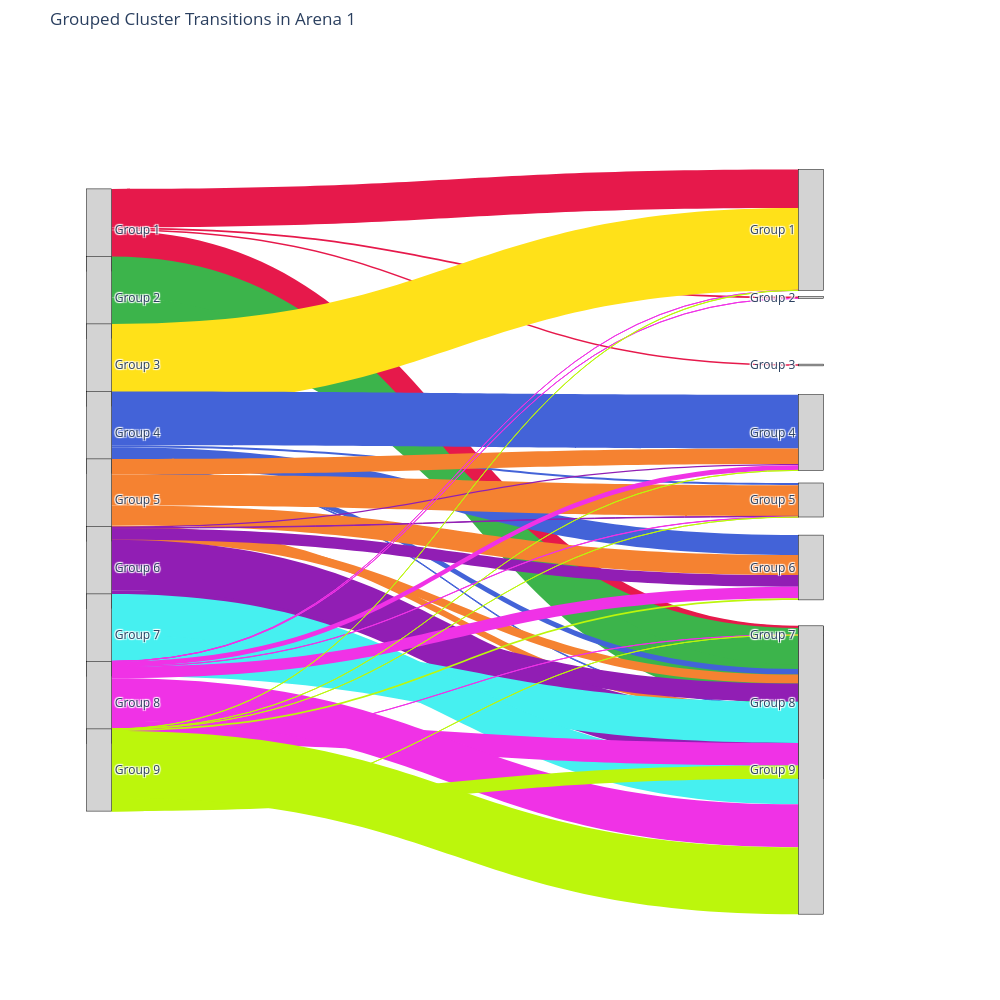
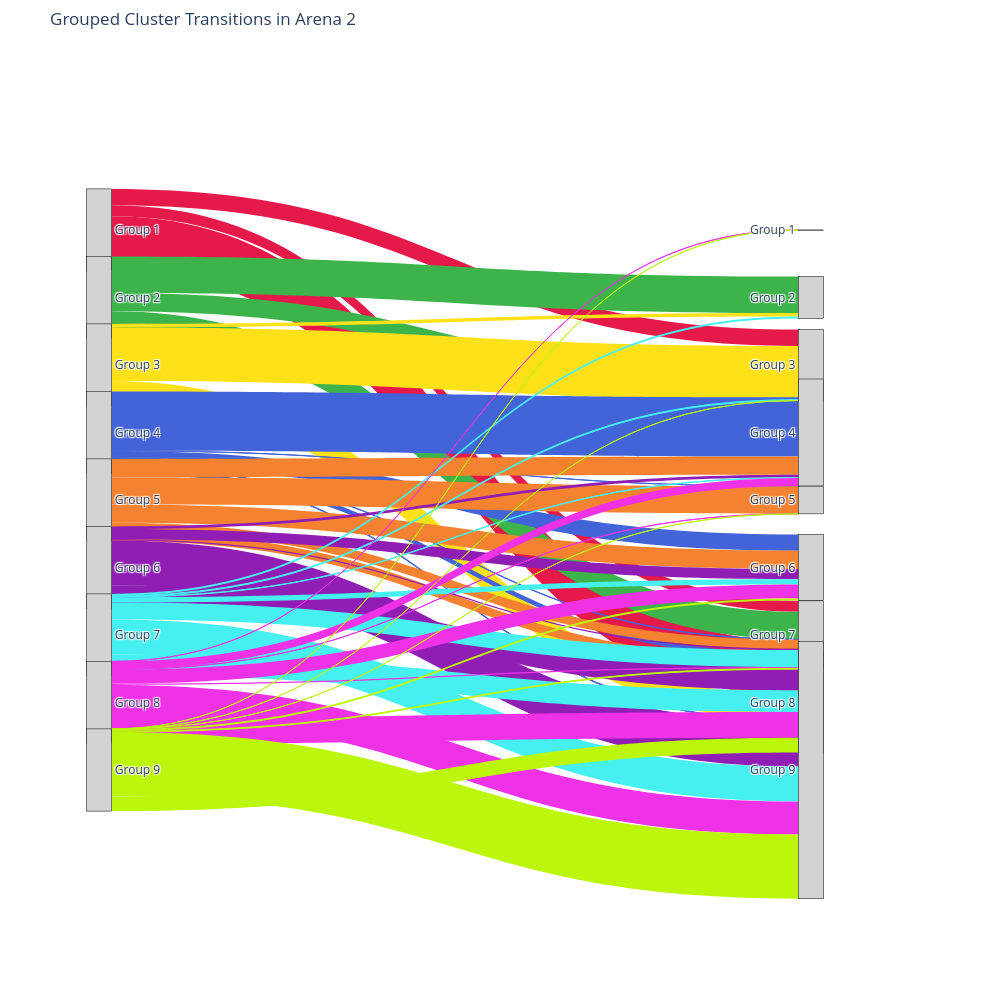
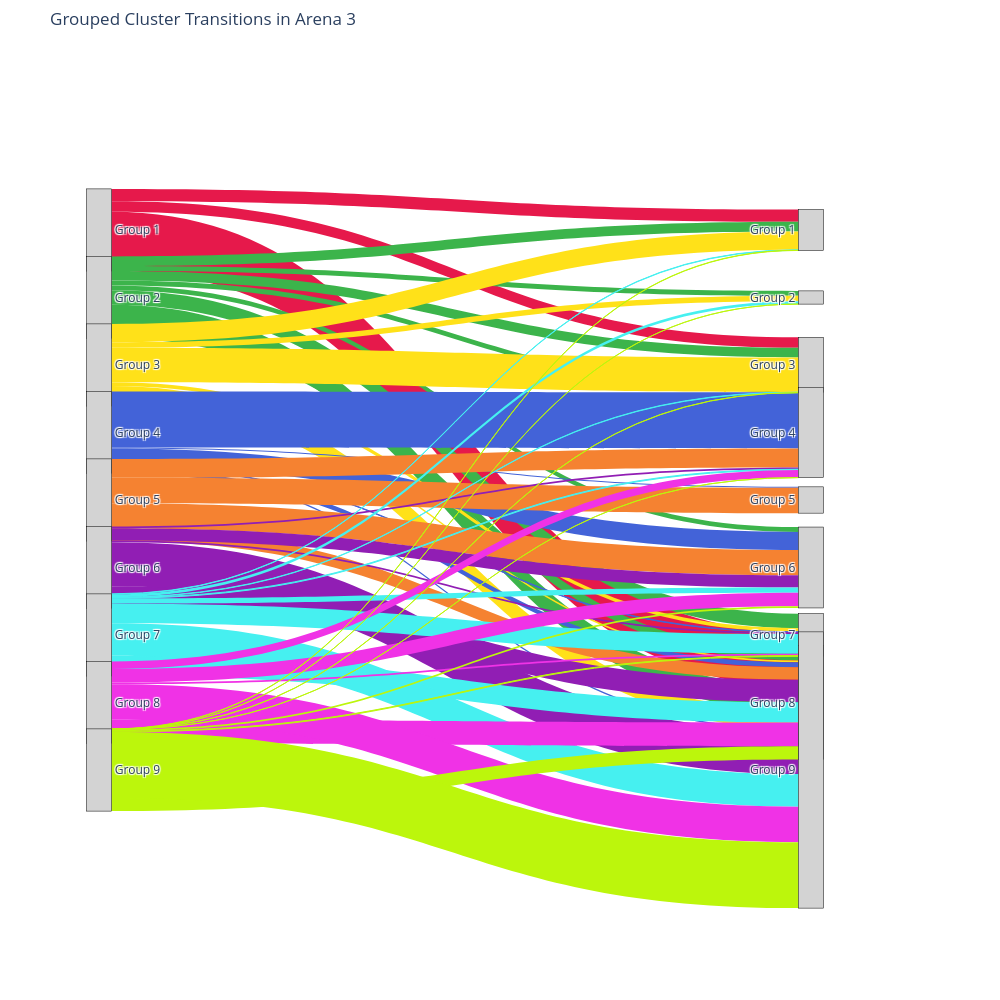
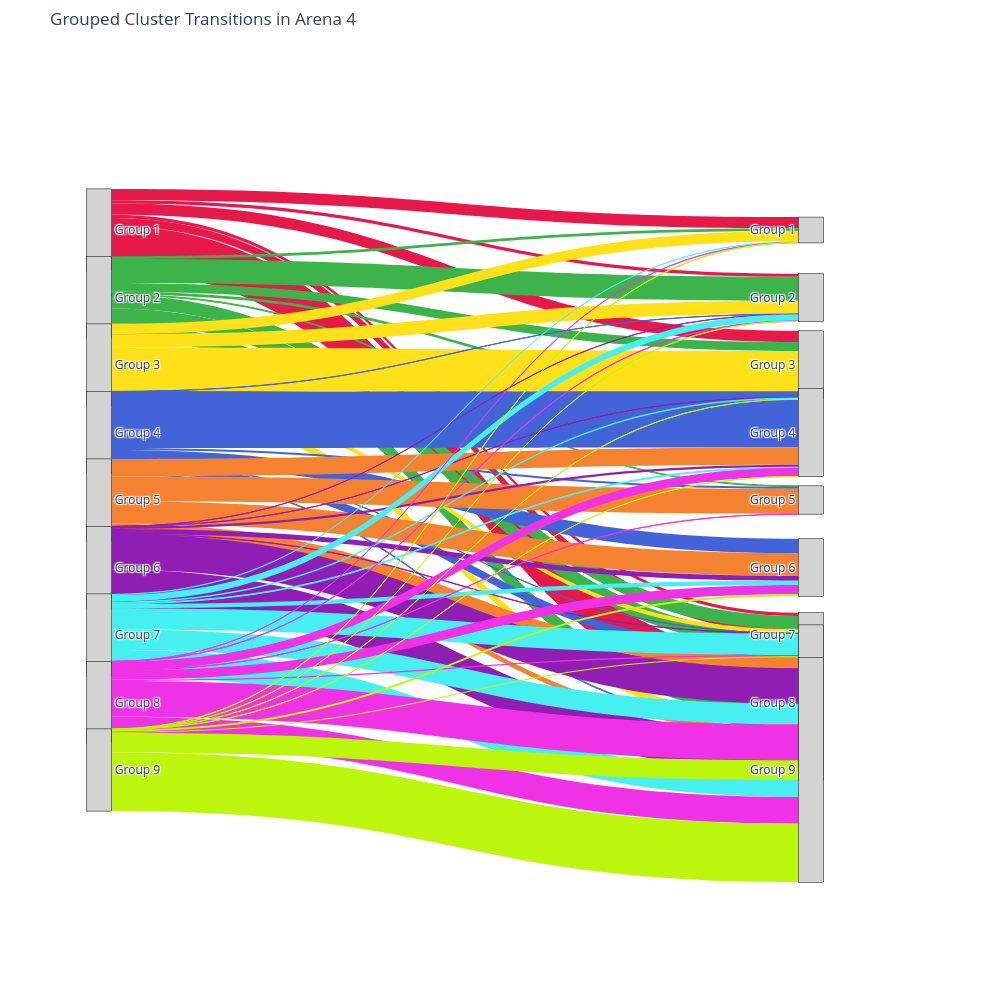

These figures' notebook cell, in order:
### Code cell
all_data_path = pd.read_csv(os.path.join(arena_data_dir, 'arena_clusters.csv'))
group_path = pd.read_csv(os.path.join(arena_data_dir, '428_arena_grouped_clusters.csv'))

arena_bins = [0, 12000, 24000, 36000, 48000, 60000]
arena_labels = ['Arena 1', 'Arena 2', 'Arena 3', 'Arena 4', 'Arena 5']
data['Arena'] = pd.cut(data.index, bins=arena_bins, labels=arena_labels, right=False)

custom_colors = [
    "#e6194b", "#3cb44b", "#ffe119", "#4363d8", "#f58231", "#911eb4", "#46f0f0", "#f032e6",
    "#bcf60c", "#fabebe", "#008080", "#e6beff", "#9a6324", "#fffac8", "#800000", "#aaffc3",
    "#808000", "#ffd8b1", "#000075", "#80F080", "#00FFF5", "#000000", "#ff4500", "#32cd32"
]

group_list = sorted(grouped_clusters['Group'].dropna().unique())
color_map = {int(group): custom_colors[i % len(custom_colors)] for i, group in enumerate(group_list)}

def map_grouped_clusters(df):
    return df.merge(grouped_clusters[['Cluster', 'Group']], left_on='Cluster Index', right_on='Cluster', how='left')

def create_grouped_sankey_plot(data, arena_name):
    data = map_grouped_clusters(data)
    data['Next_Group'] = data['Group'].shift(-1)
    data = data.dropna(subset=['Group', 'Next_Group'])

    data['Group'] = data['Group'].astype(int)
    data['Next_Group'] = data['Next_Group'].astype(int)

    unique_groups = sorted(set(data['Group']).union(set(data['Next_Group'])))
    group_labels = [f"Group {g}" for g in unique_groups]
    label_indices = {f"Group {g}": i for i, g in enumerate(unique_groups)}
    n = len(unique_groups)

    transition_counts = data.groupby(['Group', 'Next_Group']).size().unstack(fill_value=0)
    transition_probs = transition_counts.div(transition_counts.sum(axis=1), axis=0)

    source, target, values, colors = [], [], [], []

    for src in transition_probs.index:
        for tgt in transition_probs.columns:
            prob = transition_probs.at[src, tgt]
            if prob > 0:
                src_label = f"Group {src}"
                tgt_label = f"Group {tgt}"
                source.append(label_indices[src_label])
                target.append(label_indices[tgt_label] + n)
                values.append(prob)
                colors.append(color_map[src])

    scale = 0.6 
    offset = (1 - scale) / 2 
    y_values = [offset + scale * (i / (n - 1)) for i in range(n)] if n > 1 else [0.5]
    vertical_shift = -0.03 
    y_positions = y_values * 2



    x_positions = [0.1] * n + [0.9] * n

    fig = go.Figure(go.Sankey(
        node=dict(
            pad=20,
            thickness=25,
            line=dict(color="black", width=0.5),
            label=group_labels * 2,
            color="lightgray",
            x=x_positions,
            y=y_positions
        ),
        link=dict(
            source=source,
            target=target,
            value=values,
            color=colors
        )
    ))

    fig.update_layout(
        title_text=f"Grouped Cluster Transitions in {arena_name}",
        font_size=12,
        height=1000,
        width=1000,
        margin=dict(l=10, r=100, t=50, b=50) 
    )

    fig.show()


for arena in data['Arena'].dropna().unique():
    create_grouped_sankey_plot(data[data['Arena'] == arena], arena)

create_grouped_sankey_plot(data, "All Arenas")

### Figure 1 — Plotly figure (JSON) as saved in the notebook; plotly's stock layout.template omitted (floating-point values rounded to 4 significant figures)
{"data": [{"link": {"color": ["#e6194b", "#e6194b", "#e6194b", "#e6194b", "#e6194b", "#3cb44b", "#3cb44b", "#ffe119", "#4363d8", "#4363d8", "#4363d8", "#4363d8", "#4363d8", "#f58231", "#f58231", "#f58231", "#f58231", "#f58231", "#911eb4", "#911eb4", "#911eb4", "#911eb4", "#911eb4", "#46f0f0", "#46f0f0", "#f032e6", "#f032e6", "#f032e6", "#f032e6", "#f032e6", "#f032e6", "#f032e6", "#f032e6", "#bcf60c", "#bcf60c", "#bcf60c", "#bcf60c", "#bcf60c", "#bcf60c", "#bcf60c"], "source": [0, 0, 0, 0, 0, 1, 1, 2, 3, 3, 3, 3, 3, 4, 4, 4, 4, 4, 5, 5, 5, 5, 5, 6, 6, 7, 7, 7, 7, 7, 7, 7, 7, 8, 8, 8, 8, 8, 8, 8], "target": [9, 10, 11, 16, 17, 16, 17, 9, 12, 13, 14, 16, 17, 12, 13, 14, 16, 17, 12, 13, 14, 16, 17, 16, 17, 9, 10, 12, 13, 14, 15, 16, 17, 9, 12, 13, 14, 15, 16, 17], "value": [0.4681, 0.02128, 0.02128, 0.02128, 0.4681, 0.5, 0.5, 1, 0.654, 0.02679, 0.2433, 0.06696, 0.008929, 0.1892, 0.3784, 0.2432, 0.1081, 0.08108, 0.01576, 0.005731, 0.1418, 0.2235, 0.6132, 0.5, 0.5, 0.0004613, 0.0004613, 0.06181, 0.002768, 0.1384, 0.0004613, 0.2754, 0.5203, 0.002676, 0.000349, 0.0001163, 0.02117, 0.0001163, 0.1603, 0.8153]}, "node": {"color": "lightgray", "label": ["Group 1", "Group 2", "Group 3", "Group 4", "Group 5", "Group 6", "Group 7", "Group 8", "Group 9", "Group 1", "Group 2", "Group 3", "Group 4", "Group 5", "Group 6", "Group 7", "Group 8", "Group 9"], "line": {"color": "black", "width": 0.5}, "pad": 20, "thickness": 25, "x": [0.1, 0.1, 0.1, 0.1, 0.1, 0.1, 0.1, 0.1, 0.1, 0.9, 0.9, 0.9, 0.9, 0.9, 0.9, 0.9, 0.9, 0.9], "y": [0.2, 0.275, 0.35, 0.425, 0.5, 0.575, 0.65, 0.725, 0.8, 0.2, 0.275, 0.35, 0.425, 0.5, 0.575, 0.65, 0.725, 0.8]}, "type": "sankey"}], "layout": {"font": {"size": 12}, "height": 1000, "margin": {"b": 50, "l": 10, "r": 100, "t": 50}, "title": {"text": "Grouped Cluster Transitions in Arena 1"}, "width": 1000}}

### Figure 2 — Plotly figure (JSON) as saved in the notebook; plotly's stock layout.template omitted (floating-point values rounded to 4 significant figures)
{"data": [{"link": {"color": ["#e6194b", "#e6194b", "#e6194b", "#3cb44b", "#3cb44b", "#3cb44b", "#ffe119", "#ffe119", "#ffe119", "#4363d8", "#4363d8", "#4363d8", "#4363d8", "#4363d8", "#4363d8", "#f58231", "#f58231", "#f58231", "#f58231", "#f58231", "#911eb4", "#911eb4", "#911eb4", "#911eb4", "#911eb4", "#46f0f0", "#46f0f0", "#46f0f0", "#46f0f0", "#46f0f0", "#46f0f0", "#46f0f0", "#f032e6", "#f032e6", "#f032e6", "#f032e6", "#f032e6", "#f032e6", "#f032e6", "#bcf60c", "#bcf60c", "#bcf60c", "#bcf60c", "#bcf60c", "#bcf60c", "#bcf60c"], "source": [0, 0, 0, 1, 1, 1, 2, 2, 2, 3, 3, 3, 3, 3, 3, 4, 4, 4, 4, 4, 5, 5, 5, 5, 5, 6, 6, 6, 6, 6, 6, 6, 7, 7, 7, 7, 7, 7, 7, 8, 8, 8, 8, 8, 8, 8], "target": [11, 15, 17, 10, 12, 15, 10, 11, 17, 12, 13, 14, 15, 16, 17, 12, 13, 14, 15, 16, 12, 14, 15, 16, 17, 10, 11, 12, 14, 15, 16, 17, 9, 12, 13, 14, 15, 16, 17, 9, 11, 13, 14, 15, 16, 17], "value": [0.2, 0.1333, 0.6667, 0.4444, 0.2222, 0.3333, 0.04348, 0.6522, 0.3043, 0.7215, 0.002018, 0.1988, 0.005045, 0.06357, 0.009082, 0.2222, 0.3333, 0.2222, 0.1111, 0.1111, 0.03287, 0.1241, 0.01485, 0.2853, 0.5429, 0.02299, 0.01149, 0.005747, 0.06322, 0.2069, 0.2644, 0.4253, 0.0008097, 0.09717, 0.001215, 0.1709, 0.01579, 0.3126, 0.4016, 0.001765, 0.0004073, 0.0001358, 0.02634, 0.01005, 0.1792, 0.7821]}, "node": {"color": "lightgray", "label": ["Group 1", "Group 2", "Group 3", "Group 4", "Group 5", "Group 6", "Group 7", "Group 8", "Group 9", "Group 1", "Group 2", "Group 3", "Group 4", "Group 5", "Group 6", "Group 7", "Group 8", "Group 9"], "line": {"color": "black", "width": 0.5}, "pad": 20, "thickness": 25, "x": [0.1, 0.1, 0.1, 0.1, 0.1, 0.1, 0.1, 0.1, 0.1, 0.9, 0.9, 0.9, 0.9, 0.9, 0.9, 0.9, 0.9, 0.9], "y": [0.2, 0.275, 0.35, 0.425, 0.5, 0.575, 0.65, 0.725, 0.8, 0.2, 0.275, 0.35, 0.425, 0.5, 0.575, 0.65, 0.725, 0.8]}, "type": "sankey"}], "layout": {"font": {"size": 12}, "height": 1000, "margin": {"b": 50, "l": 10, "r": 100, "t": 50}, "title": {"text": "Grouped Cluster Transitions in Arena 2"}, "width": 1000}}

### Figure 3 — Plotly figure (JSON) as saved in the notebook; plotly's stock layout.template omitted (floating-point values rounded to 4 significant figures)
{"data": [{"link": {"color": ["#e6194b", "#e6194b", "#e6194b", "#e6194b", "#3cb44b", "#3cb44b", "#3cb44b", "#3cb44b", "#3cb44b", "#3cb44b", "#3cb44b", "#3cb44b", "#ffe119", "#ffe119", "#ffe119", "#ffe119", "#ffe119", "#ffe119", "#4363d8", "#4363d8", "#4363d8", "#4363d8", "#4363d8", "#4363d8", "#f58231", "#f58231", "#f58231", "#f58231", "#911eb4", "#911eb4", "#911eb4", "#911eb4", "#911eb4", "#46f0f0", "#46f0f0", "#46f0f0", "#46f0f0", "#46f0f0", "#46f0f0", "#46f0f0", "#46f0f0", "#f032e6", "#f032e6", "#f032e6", "#f032e6", "#f032e6", "#bcf60c", "#bcf60c", "#bcf60c", "#bcf60c", "#bcf60c", "#bcf60c", "#bcf60c", "#bcf60c"], "source": [0, 0, 0, 0, 1, 1, 1, 1, 1, 1, 1, 1, 2, 2, 2, 2, 2, 2, 3, 3, 3, 3, 3, 3, 4, 4, 4, 4, 5, 5, 5, 5, 5, 6, 6, 6, 6, 6, 6, 6, 6, 7, 7, 7, 7, 7, 8, 8, 8, 8, 8, 8, 8, 8], "target": [9, 11, 16, 17, 9, 10, 11, 12, 14, 15, 16, 17, 9, 10, 11, 15, 16, 17, 12, 13, 14, 15, 16, 17, 12, 13, 14, 16, 12, 14, 15, 16, 17, 9, 10, 11, 12, 14, 15, 16, 17, 12, 14, 15, 16, 17, 9, 10, 11, 12, 14, 15, 16, 17], "value": [0.1489, 0.1277, 0.06383, 0.6596, 0.1176, 0.05882, 0.1176, 0.05882, 0.05882, 0.1765, 0.1176, 0.2941, 0.2222, 0.06667, 0.4222, 0.04444, 0.02222, 0.2222, 0.6835, 0.01228, 0.2196, 0.006821, 0.06003, 0.01774, 0.2308, 0.3077, 0.3077, 0.1538, 0.02148, 0.1492, 0.02148, 0.2721, 0.5358, 0.00495, 0.03465, 0.00495, 0.009901, 0.06436, 0.2376, 0.2475, 0.396, 0.09241, 0.1629, 0.02366, 0.2888, 0.4321, 0.003433, 0.000763, 0.002162, 0.0001272, 0.02136, 0.009283, 0.1607, 0.8021]}, "node": {"color": "lightgray", "label": ["Group 1", "Group 2", "Group 3", "Group 4", "Group 5", "Group 6", "Group 7", "Group 8", "Group 9", "Group 1", "Group 2", "Group 3", "Group 4", "Group 5", "Group 6", "Group 7", "Group 8", "Group 9"], "line": {"color": "black", "width": 0.5}, "pad": 20, "thickness": 25, "x": [0.1, 0.1, 0.1, 0.1, 0.1, 0.1, 0.1, 0.1, 0.1, 0.9, 0.9, 0.9, 0.9, 0.9, 0.9, 0.9, 0.9, 0.9], "y": [0.2, 0.275, 0.35, 0.425, 0.5, 0.575, 0.65, 0.725, 0.8, 0.2, 0.275, 0.35, 0.425, 0.5, 0.575, 0.65, 0.725, 0.8]}, "type": "sankey"}], "layout": {"font": {"size": 12}, "height": 1000, "margin": {"b": 50, "l": 10, "r": 100, "t": 50}, "title": {"text": "Grouped Cluster Transitions in Arena 3"}, "width": 1000}}

### Figure 4 — Plotly figure (JSON) as saved in the notebook; plotly's stock layout.template omitted (floating-point values rounded to 4 significant figures)
{"data": [{"link": {"color": ["#e6194b", "#e6194b", "#e6194b", "#e6194b", "#e6194b", "#e6194b", "#3cb44b", "#3cb44b", "#3cb44b", "#3cb44b", "#3cb44b", "#3cb44b", "#3cb44b", "#3cb44b", "#ffe119", "#ffe119", "#ffe119", "#ffe119", "#ffe119", "#4363d8", "#4363d8", "#4363d8", "#4363d8", "#4363d8", "#4363d8", "#4363d8", "#4363d8", "#f58231", "#f58231", "#f58231", "#f58231", "#f58231", "#911eb4", "#911eb4", "#911eb4", "#911eb4", "#911eb4", "#911eb4", "#911eb4", "#46f0f0", "#46f0f0", "#46f0f0", "#46f0f0", "#46f0f0", "#46f0f0", "#46f0f0", "#46f0f0", "#f032e6", "#f032e6", "#f032e6", "#f032e6", "#f032e6", "#f032e6", "#f032e6", "#f032e6", "#bcf60c", "#bcf60c", "#bcf60c", "#bcf60c", "#bcf60c", "#bcf60c", "#bcf60c", "#bcf60c"], "source": [0, 0, 0, 0, 0, 0, 1, 1, 1, 1, 1, 1, 1, 1, 2, 2, 2, 2, 2, 3, 3, 3, 3, 3, 3, 3, 3, 4, 4, 4, 4, 4, 5, 5, 5, 5, 5, 5, 5, 6, 6, 6, 6, 6, 6, 6, 6, 7, 7, 7, 7, 7, 7, 7, 7, 8, 8, 8, 8, 8, 8, 8, 8], "target": [9, 10, 11, 15, 16, 17, 9, 10, 11, 12, 13, 15, 16, 17, 9, 10, 11, 15, 17, 10, 11, 12, 13, 14, 15, 16, 17, 12, 13, 14, 16, 17, 10, 11, 12, 14, 15, 16, 17, 9, 10, 11, 12, 14, 15, 16, 17, 9, 10, 12, 13, 14, 15, 16, 17, 9, 10, 11, 12, 14, 15, 16, 17], "value": [0.1373, 0.03922, 0.1373, 0.03922, 0.09804, 0.549, 0.03226, 0.2903, 0.1075, 0.03226, 0.01075, 0.1613, 0.1828, 0.1828, 0.125, 0.1625, 0.5625, 0.05, 0.1, 0.002301, 0.001534, 0.684, 0.02531, 0.1748, 0.0007669, 0.102, 0.009202, 0.2097, 0.3065, 0.2742, 0.1452, 0.06452, 0.001185, 0.001185, 0.02844, 0.06043, 0.004739, 0.4325, 0.4716, 0.01463, 0.07805, 0.01951, 0.009756, 0.05366, 0.2585, 0.2488, 0.3171, 0.0005661, 0.004529, 0.1044, 0.002547, 0.1112, 0.01387, 0.4373, 0.3255, 0.004462, 0.002574, 0.001888, 0.0001716, 0.02471, 0.01321, 0.2415, 0.7115]}, "node": {"color": "lightgray", "label": ["Group 1", "Group 2", "Group 3", "Group 4", "Group 5", "Group 6", "Group 7", "Group 8", "Group 9", "Group 1", "Group 2", "Group 3", "Group 4", "Group 5", "Group 6", "Group 7", "Group 8", "Group 9"], "line": {"color": "black", "width": 0.5}, "pad": 20, "thickness": 25, "x": [0.1, 0.1, 0.1, 0.1, 0.1, 0.1, 0.1, 0.1, 0.1, 0.9, 0.9, 0.9, 0.9, 0.9, 0.9, 0.9, 0.9, 0.9], "y": [0.2, 0.275, 0.35, 0.425, 0.5, 0.575, 0.65, 0.725, 0.8, 0.2, 0.275, 0.35, 0.425, 0.5, 0.575, 0.65, 0.725, 0.8]}, "type": "sankey"}], "layout": {"font": {"size": 12}, "height": 1000, "margin": {"b": 50, "l": 10, "r": 100, "t": 50}, "title": {"text": "Grouped Cluster Transitions in Arena 4"}, "width": 1000}}
